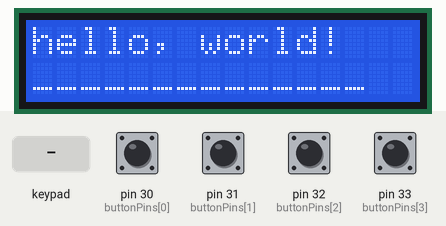
Recording of a sketch running on a simulated Arduino Mega 2560, built with avr-gcc and run on an emulated ATmega2560. Shown: 16×2 character LCD. The test bench sets the inputs (shaded band); at power-on: pin 30 (buttonPins[0]), pin 31 (buttonPins[1]), pin 32 (buttonPins[2]), pin 33 (buttonPins[3]) HIGH. EEPROM starts erased; what the sketch prints to the serial monitor is not drawn.

Above: at 1.3 s.
1.4 s: keypad keys 3 0 3 1 3 2 3 3 pressed 0.4 s apart
At 5.1 s:
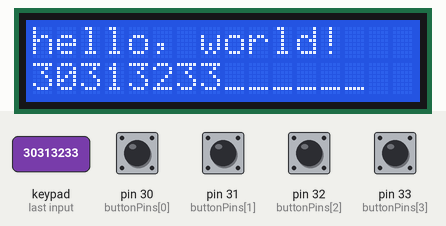
6.1 s: key 'd' pressed
At 6.8 s:
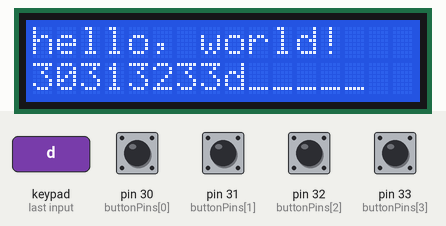
7.6 s: keypad keys 3 0 3 1 3 2 3 3 # pressed 0.4 s apart
At 11.7 s:
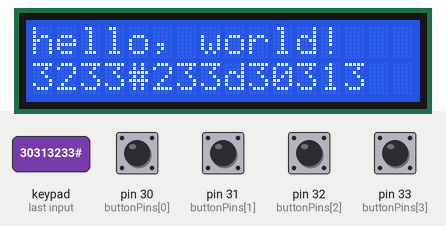
12.7 s: keypad keys 3 0 3 1 3 2 3 3 * pressed 0.4 s apart
At 16.9 s:
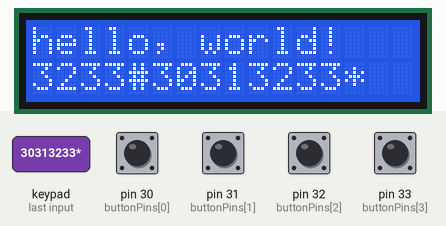
17.8 s: keypad keys 3 0 3 1 3 2 3 3 A pressed 0.4 s apart
At 21.8 s:
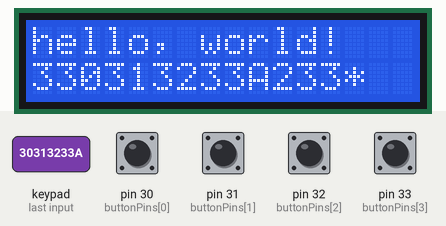
22.9 s: key 'c' pressed
At 23.2 s:
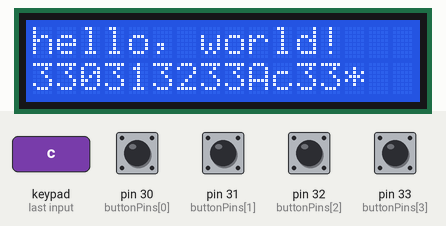
Timing chart, 0 to 25.4 s (numbered marks = the images above; inputs shaded):
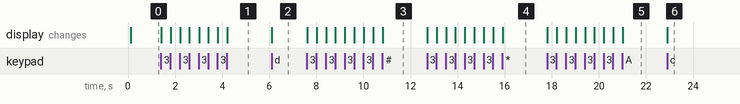

The sketch:

lcd_and_keypad_eeprom_and_button.ino
```cpp
// include the library code:
#include <LiquidCrystal.h>
#include <Keypad.h>
#include <EEPROM.h>

//button setup-------------------------
byte buttonPins[4] = {30, 31, 32, 33};
//EEPROM SETUP --------------------------

const int INITIAL_VERSION = 110;
struct AppState {
  uint8_t version = INITIAL_VERSION;
  char text[14] = "______________\0";
  uint8_t nextChar = 1;
};

const int EE_ADDR = 0; // start of EEPROM
AppState state;

unsigned long lastWriteMs = 0;

//EEPROM FUNCTIONS---------------------

void loadState() {
  EEPROM.get(EE_ADDR, state);
  if (state.version != INITIAL_VERSION) { // first run or incompatible
    state = AppState(); // defaults
    EEPROM.put(EE_ADDR, state); // initialize EEPROM
  }
  state.text[14] = '\0';
}

void saveStateIfChanged(const AppState& before) {
  //if (memcmp(&before, &state, sizeof(AppState)) != 0) {
    EEPROM.put(EE_ADDR, state); // only touches changed bytes
  //}
}

//END OF EEPROM FUNCTIONS---------------------


const byte ROWS = 4;
const byte COLS = 4;

char hexaKeys[ROWS][COLS] = {
  {'d', 'c', 'b', 'A'},
  {'#', '9', '6', '3'},
  {'0', '8', '5', '2'},
  {'*', '7', '4', '1'}
};

byte rowPins[ROWS] = {9, 8, 7, 6};
byte colPins[COLS] = {5, 4, 3, 2};

Keypad customKeypad = Keypad(makeKeymap(hexaKeys), rowPins, colPins, ROWS, COLS);

// initialize the library by associating any needed LCD interface pin
// with the arduino pin number it is connected to
const int rs = 41, en = 43, d4 = 45, d5 = 47, d6 = 49 , d7 = 51;
LiquidCrystal lcd(rs, en, d4, d5, d6, d7);

void setup() {
  //more button stuff-------------
  for (int i=0; i<4; i++) {
    pinMode(buttonPins[i], INPUT_PULLUP);
  }
  Serial.begin(9600);
  // set up the LCD's number of columns and rows:
  lcd.begin(16, 2);
  // Print a message to the LCD.
  lcd.print("hello, world!");

  // read eeprom, write default values if eeprom empty
  loadState();
  lcd.setCursor(0, 1);
  lcd.print(state.text);

}


void loop() {
  // set the cursor to column 0, line 1
  // (note: line 1 is the second row, since counting begins with 0):
  //more button-------------------
  for (int i=0; i<4; i++) {
    if (digitalRead(buttonPins[i]) == LOW) {
      lcd.print(buttonPins[i]);
    }
  }
  lcd.setCursor(0, 1);
  char customKey = customKeypad.getKey();


  if (customKey) {

    Serial.println(customKey);

    AppState before = state;
    state.text[state.nextChar] = customKey;
    state.nextChar++;
    if(state.nextChar == 14) {
      state.nextChar = 1;
    }

    Serial.println(state.text);
    lcd.print(state.text);

    // throttle: avoid hammering EEPROM (100k writes/cell typical)
    if (millis() - lastWriteMs > 500) {
      saveStateIfChanged(before);
      lastWriteMs = millis();
    }

  }
}
```

Measured:
- after the input at 1.4 s, the display: first changes at once (image 1 shows a later state)
- after the input at 6.1 s, the display: changes at once (image 2)
- after the input at 7.6 s, the display: first changes at once (image 3 shows a later state)
- after the input at 12.7 s, the display: first changes at once (image 4 shows a later state)
- after the input at 17.8 s, the display: first changes at once (image 5 shows a later state)
- after the input at 22.9 s, the display: changes at once (image 6)
